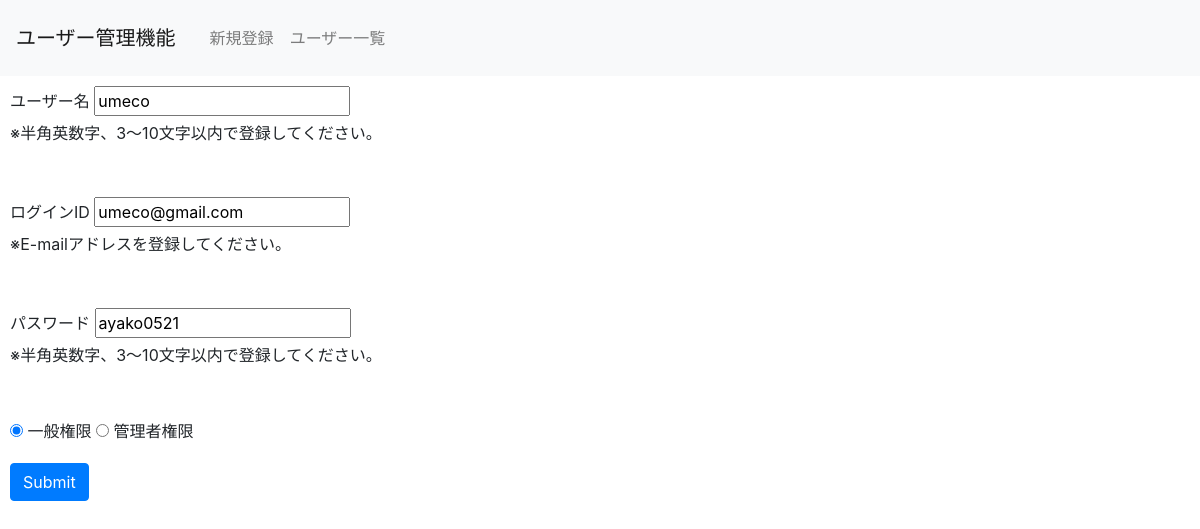
The app's page /kadai02/user_detail.php?id=1 with its own data.
### tables this page shows
CREATE TABLE IF NOT EXISTS `user_table` (
`id` int(12) NOT NULL,
  `name` varchar(64) NOT NULL,
  `lid` varchar(128) NOT NULL,
  `lpw` varchar(64) NOT NULL,
  `kanri_flg` int(1) NOT NULL,
  `life_flg` int(1) NOT NULL
);

### kadai02/user_detail.php (the view, shortened to what this page needs)
<?php
$id = $_GET['id'];
$pdo = db_conn();
$sql = 'SELECT * FROM user_table WHERE id = :id';
$stmt = $pdo->prepare($sql);
$stmt->bindValue(':id', $id, PDO::PARAM_INT);
$status = $stmt->execute();
if ($status==false) {
    errorMsg($stmt);
} else {
    $rs = $stmt->fetch();
}
?>
<!DOCTYPE html>
<html lang="ja">
<head>
    <link rel="stylesheet" href="https://stackpath.bootstrapcdn.com/bootstrap/4.2.1/css/bootstrap.min.css">
</head>
<body>
    <header>
        <nav class="navbar navbar-expand-lg navbar-light bg-light">
            <a class="navbar-brand" href="#">ユーザー管理機能</a>
            <div class="collapse navbar-collapse" id="navbarNav">
                <ul class="navbar-nav">
                    <li class="nav-item">
                        <a class="nav-link" href="user_index.php">新規登録</a>
                    </li>
                    <li class="nav-item">
                        <a class="nav-link" href="user_select.php">ユーザー一覧</a>
                    </li>
                </ul>
            </div>
        </nav>
    </header>
    <form method="post" action="user_update.php">
    <div class="form-group">
            <label for="name">ユーザー名</label>
            <input type="text" class="validate[required,minSize[3],maxSize[10],custom[onlyLetterNumber]]" value ="<?=$rs['name']?>" id="name" name="name" placeholder="user name">
            <p>※半角英数字、3～10文字以内で登録してください。</p>
        </div>
        <div class="form-group">
            <label for="lid">ログインID</label>
            <input type="text" class="validate[required,custom[email]]" id="lid" name="lid" value ="<?=$rs['lid']?>">
            <p>※E-mailアドレスを登録してください。</p>
        </div>
        <div class="form-group">
            <label for="lpw">パスワード</label>
            <input type="text" class="validate[required,minSize[3],maxSize[10],custom[onlyLetterNumber]]" id="lpw" name="lpw" value ="<?=$rs['lpw']?>">
            <p>※半角英数字、3～10文字以内で登録してください。</p>
        </div>
        <div>
          <input type="radio" name="kanri_flg" id="kanri_flg" value="0"  checked> 一般権限
          <input type="radio" name="kanri_flg" id="kanri_flg" value="1"> 管理者権限
        </div>
        <div class="form-group">
            <button type="submit" class="btn btn-primary">Submit</button>
        </div>
    </form>
</body>
</html>

### kadai02/user_detail.php (style rules this page uses)
div { padding: 10px; font-size:16px; }

### records on screen
user_table: name "umeco", lid "umeco@gmail.com", lpw "ayako0521"
